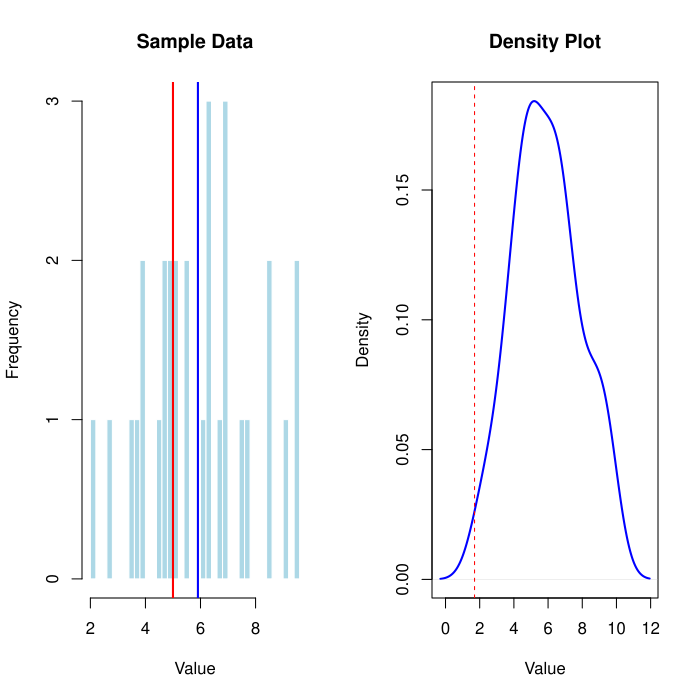

R code for this plot:
 # Parameters
 mu0 <- 5  # Null hypothesis mean
 mu1 <- 6  # True population mean
 sigma <- 2  # Population standard deviation
 n <- 30  # Sample size
 alpha <- 0.05  # Significance level
 # Generate sample data
 set.seed(123)
 sample_data <- rnorm(n, mean = mu1, sd = sigma)
 # Step 1: State hypotheses
 print("H0: mu = 5")
 print("H1: mu > 5")
 # Step 2: Choose significance level
 print(paste("Significance level (alpha):", alpha))
 # Step 3: Calculate test statistic
 t_stat <- (mean(sample_data) - mu0) / (sd(sample_data) / sqrt(n))
 print(paste("Test Statistic (t):", t_stat))
 # Step 4: Determine critical value or p-value
 critical_value <- qt(1 - alpha, df = n-1)
 p_value <- pt(t_stat, df = n-1, lower.tail = FALSE)
 print(paste("Critical Value:", critical_value))
 print(paste("P-value:", p_value))
 # Step 5: Make a decision
 if (t_stat > critical_value) {
 decision <- "Reject H0"
 } else {
 decision <- "Fail to reject H0"
 }
 print(paste("Decision:", decision))
 # Graphical Output
 par(mfrow = c(1, 2))
 # Histogram with critical region
 hist(sample_data, breaks = 30, col = "lightblue", main = "Sample Data", xlab = "Value", border = "white")
 abline(v = mu0, col = "red", lwd = 2)
 abline(v = mean(sample_data), col = "blue", lwd = 2)
# Density plot with critical region
 plot(density(sample_data), col = "blue", lwd = 2, main = "Density Plot", xlab = "Value")
 abline(v = critical_value, col = "red", lty = 2)
